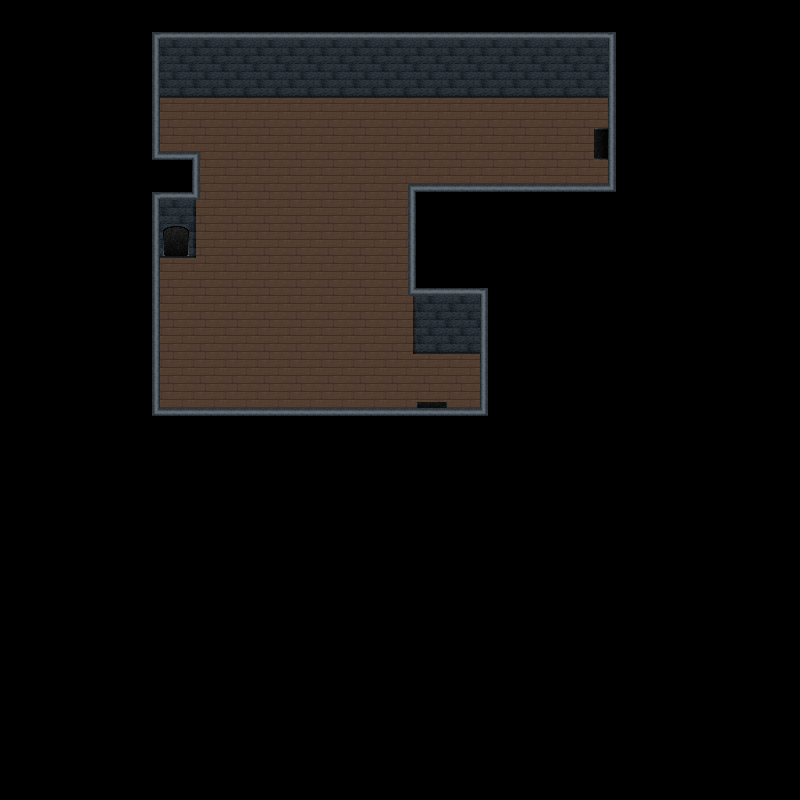

Below is a game level as drawn by its tile map, then a one-line description and the .tmx file that defines it, in full:
An orthogonal 25x25 tile map with 32x32 px tiles, 3 tile layers (Floor, Medium, Walls), 2 tilesets and 16 objects (12x Wall, 3x Exit, NPC).

<map version="1.0" orientation="orthogonal" width="25" height="25" tilewidth="32" tileheight="32">
 <tileset firstgid="1" name="tiles2" tilewidth="32" tileheight="32">
  <image source="tiles2.png" width="192" height="96" />
 </tileset>
 <tileset firstgid="19" name="wall" tilewidth="32" tileheight="32">
  <image source="wall.png" width="128" height="192" />
 </tileset>
 <layer name="Floor" width="25" height="25">
  <data encoding="csv">
0,0,0,0,0,0,0,0,0,0,0,0,0,0,0,0,0,0,0,0,0,0,0,0,0,
0,0,0,0,0,0,0,0,0,0,0,0,0,0,0,0,0,0,0,0,0,0,0,0,0,
0,0,0,0,0,0,0,0,0,0,0,0,0,0,0,0,0,0,0,0,0,0,0,0,0,
0,0,0,0,0,8,8,8,8,8,8,8,8,8,8,8,8,8,8,0,0,0,0,0,0,
0,0,0,0,0,8,8,8,8,8,8,8,8,8,8,8,8,8,8,0,0,0,0,0,0,
0,0,0,0,0,0,8,8,8,8,8,8,8,8,8,8,8,8,8,0,0,0,0,0,0,
0,0,0,0,0,0,8,8,8,8,8,8,8,0,0,0,0,0,0,0,0,0,0,0,0,
0,0,0,0,0,0,8,8,8,8,8,8,8,0,0,0,0,0,0,0,0,0,0,0,0,
0,0,0,0,0,8,8,8,8,8,8,8,8,0,0,0,0,0,0,0,0,0,0,0,0,
0,0,0,0,0,8,8,8,8,8,8,8,8,8,8,0,0,0,0,0,0,0,0,0,0,
0,0,0,0,0,8,8,8,8,8,8,8,8,8,8,0,0,0,0,0,0,0,0,0,0,
0,0,0,0,0,8,8,8,8,8,8,8,8,8,8,0,0,0,0,0,0,0,0,0,0,
0,0,0,0,0,8,8,8,8,8,8,8,8,8,8,0,0,0,0,0,0,0,0,0,0,
0,0,0,0,0,0,0,0,0,0,0,0,0,0,0,0,0,0,0,0,0,0,0,0,0,
0,0,0,0,0,0,0,0,0,0,0,0,0,0,0,0,0,0,0,0,0,0,0,0,0,
0,0,0,0,0,0,0,0,0,0,0,0,0,0,0,0,0,0,0,0,0,0,0,0,0,
0,0,0,0,0,0,0,0,0,0,0,0,0,0,0,0,0,0,0,0,0,0,0,0,0,
0,0,0,0,0,0,0,0,0,0,0,0,0,0,0,0,0,0,0,0,0,0,0,0,0,
0,0,0,0,0,0,0,0,0,0,0,0,0,0,0,0,0,0,0,0,0,0,0,0,0,
0,0,0,0,0,0,0,0,0,0,0,0,0,0,0,0,0,0,0,0,0,0,0,0,0,
0,0,0,0,0,0,0,0,0,0,0,0,0,0,0,0,0,0,0,0,0,0,0,0,0,
0,0,0,0,0,0,0,0,0,0,0,0,0,0,0,0,0,0,0,0,0,0,0,0,0,
0,0,0,0,0,0,0,0,0,0,0,0,0,0,0,0,0,0,0,0,0,0,0,0,0,
0,0,0,0,0,0,0,0,0,0,0,0,0,0,0,0,0,0,0,0,0,0,0,0,0,
0,0,0,0,0,0,0,0,0,0,0,0,0,0,0,0,0,0,0,0,0,0,0,0,0
</data>
 </layer>
 <layer name="Medium" width="25" height="25">
  <data encoding="csv">
0,0,0,0,0,0,0,0,0,0,0,0,0,0,0,0,0,0,0,0,0,0,0,0,0,
0,0,0,0,0,24,24,24,24,24,24,24,24,24,24,24,24,24,24,0,0,0,0,0,0,
0,0,0,0,0,24,24,24,24,24,24,24,24,24,24,24,24,24,24,0,0,0,0,0,0,
0,0,0,0,0,28,28,28,28,28,28,28,28,28,28,28,28,28,28,0,0,0,0,0,0,
0,0,0,0,0,0,0,0,0,0,0,0,0,0,0,0,0,0,34,0,0,0,0,0,0,
0,0,0,0,0,0,0,0,0,0,0,0,0,0,0,0,0,0,0,0,0,0,0,0,0,
0,0,0,0,0,24,36,0,0,0,0,0,0,0,0,0,0,0,0,0,0,0,0,0,0,
0,0,0,0,0,26,36,0,0,0,0,0,0,0,0,0,0,0,0,0,0,0,0,0,0,
0,0,0,0,0,28,40,0,0,0,0,0,0,0,0,0,0,0,0,0,0,0,0,0,0,
0,0,0,0,0,0,0,0,0,0,0,0,35,24,24,0,0,0,0,0,0,0,0,0,0,
0,0,0,0,0,0,0,0,0,0,0,0,35,24,24,0,0,0,0,0,0,0,0,0,0,
0,0,0,0,0,0,0,0,0,0,0,0,39,28,28,0,0,0,0,0,0,0,0,0,0,
0,0,0,0,0,0,0,0,0,0,0,0,0,22,0,0,0,0,0,0,0,0,0,0,0,
0,0,0,0,0,0,0,0,0,0,0,0,0,0,0,0,0,0,0,0,0,0,0,0,0,
0,0,0,0,0,0,0,0,0,0,0,0,0,0,0,0,0,0,0,0,0,0,0,0,0,
0,0,0,0,0,0,0,0,0,0,0,0,0,0,0,0,0,0,0,0,0,0,0,0,0,
0,0,0,0,0,0,0,0,0,0,0,0,0,0,0,0,0,0,0,0,0,0,0,0,0,
0,0,0,0,0,0,0,0,0,0,0,0,0,0,0,0,0,0,0,0,0,0,0,0,0,
0,0,0,0,0,0,0,0,0,0,0,0,0,0,0,0,0,0,0,0,0,0,0,0,0,
0,0,0,0,0,0,0,0,0,0,0,0,0,0,0,0,0,0,0,0,0,0,0,0,0,
0,0,0,0,0,0,0,0,0,0,0,0,0,0,0,0,0,0,0,0,0,0,0,0,0,
0,0,0,0,0,0,0,0,0,0,0,0,0,0,0,0,0,0,0,0,0,0,0,0,0,
0,0,0,0,0,0,0,0,0,0,0,0,0,0,0,0,0,0,0,0,0,0,0,0,0,
0,0,0,0,0,0,0,0,0,0,0,0,0,0,0,0,0,0,0,0,0,0,0,0,0,
0,0,0,0,0,0,0,0,0,0,0,0,0,0,0,0,0,0,0,0,0,0,0,0,0
</data>
 </layer>
 <layer name="Walls" width="25" height="25">
  <properties>
   <property name="z-index" value="2" />
  </properties>
  <data encoding="csv">
0,0,0,0,0,0,0,0,0,0,0,0,0,0,0,0,0,0,0,0,0,0,0,0,0,
0,0,0,0,37,32,32,32,32,32,32,32,32,32,32,32,32,32,32,41,0,0,0,0,0,
0,0,0,0,23,0,0,0,0,0,0,0,0,0,0,0,0,0,0,25,0,0,0,0,0,
0,0,0,0,23,0,0,0,0,0,0,0,0,0,0,0,0,0,0,25,0,0,0,0,0,
0,0,0,0,27,20,21,0,0,0,0,0,0,0,0,0,0,0,0,25,0,0,0,0,0,
0,0,0,0,0,0,25,0,0,0,0,0,19,20,20,20,20,20,20,29,0,0,0,0,0,
0,0,0,0,37,32,33,0,0,0,0,0,23,0,0,0,0,0,0,0,0,0,0,0,0,
0,0,0,0,23,0,0,0,0,0,0,0,23,0,0,0,0,0,0,0,0,0,0,0,0,
0,0,0,0,23,0,0,0,0,0,0,0,23,0,0,0,0,0,0,0,0,0,0,0,0,
0,0,0,0,23,0,0,0,0,0,0,0,31,32,32,41,0,0,0,0,0,0,0,0,0,
0,0,0,0,23,0,0,0,0,0,0,0,0,0,0,25,0,0,0,0,0,0,0,0,0,
0,0,0,0,23,0,0,0,0,0,0,0,0,0,0,25,0,0,0,0,0,0,0,0,0,
0,0,0,0,27,20,20,20,20,20,20,20,20,20,20,29,0,0,0,0,0,0,0,0,0,
0,0,0,0,0,0,0,0,0,0,0,0,0,0,0,0,0,0,0,0,0,0,0,0,0,
0,0,0,0,0,0,0,0,0,0,0,0,0,0,0,0,0,0,0,0,0,0,0,0,0,
0,0,0,0,0,0,0,0,0,0,0,0,0,0,0,0,0,0,0,0,0,0,0,0,0,
0,0,0,0,0,0,0,0,0,0,0,0,0,0,0,0,0,0,0,0,0,0,0,0,0,
0,0,0,0,0,0,0,0,0,0,0,0,0,0,0,0,0,0,0,0,0,0,0,0,0,
0,0,0,0,0,0,0,0,0,0,0,0,0,0,0,0,0,0,0,0,0,0,0,0,0,
0,0,0,0,0,0,0,0,0,0,0,0,0,0,0,0,0,0,0,0,0,0,0,0,0,
0,0,0,0,0,0,0,0,0,0,0,0,0,0,0,0,0,0,0,0,0,0,0,0,0,
0,0,0,0,0,0,0,0,0,0,0,0,0,0,0,0,0,0,0,0,0,0,0,0,0,
0,0,0,0,0,0,0,0,0,0,0,0,0,0,0,0,0,0,0,0,0,0,0,0,0,
0,0,0,0,0,0,0,0,0,0,0,0,0,0,0,0,0,0,0,0,0,0,0,0,0,
0,0,0,0,0,0,0,0,0,0,0,0,0,0,0,0,0,0,0,0,0,0,0,0,0
</data>
 </layer>
 <objectgroup name="Object Layer 1" width="25" height="25">
  <object type="Wall" x="160" y="64" width="448" height="32" />
  <object type="Wall" x="608" y="64" width="32" height="64" />
  <object type="Wall" x="416" y="192" width="192" height="32" />
  <object type="Wall" x="416" y="224" width="32" height="128" />
  <object type="Wall" x="448" y="320" width="64" height="32" />
  <object type="Wall" x="480" y="352" width="32" height="64" />
  <object type="Wall" x="160" y="416" width="256" height="32" />
  <object type="Wall" x="128" y="256" width="32" height="160" />
  <object type="Wall" x="160" y="160" width="32" height="64" />
  <object type="Wall" x="128" y="96" width="32" height="64" />
  <object type="Exit" x="608" y="128" width="32" height="32">
   <properties>
    <property name="Destination" value="0" />
    <property name="PlayerX" value="96" />
    <property name="PlayerY" value="256" />
    <property name="Status" value="0" />
   </properties>
  </object>
  <object type="Exit" x="416" y="416" width="32" height="32" />
  <object type="Exit" x="160" y="224" width="32" height="32" />
  <object type="Wall" x="608" y="160" width="32" height="32" />
  <object type="Wall" x="448" y="416" width="32" height="32" />
  <object name="Cheshire Cat" type="NPC" x="288" y="288" width="32" height="32">
   <properties>
    <property name="DataFile" value="text.txt" />
    <property name="Description" value="A Grinning Cat" />
    <property name="ImageFile" value="catsprite.png" />
   </properties>
  </object>
 </objectgroup>
</map>
